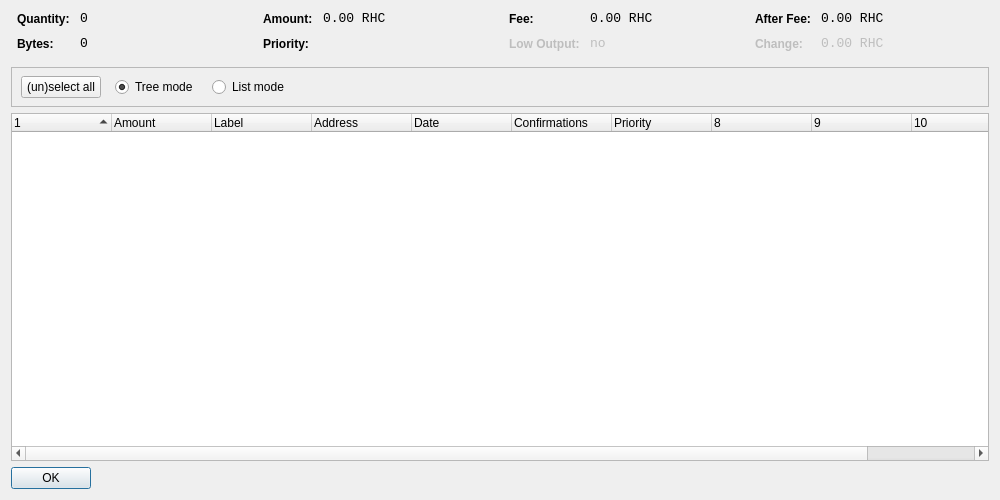
<?xml version="1.0" encoding="UTF-8"?>
<ui version="4.0">
 <class>CoinControlDialog</class>
 <widget class="QDialog" name="CoinControlDialog">
  <property name="geometry">
   <rect>
    <x>0</x>
    <y>0</y>
    <width>1000</width>
    <height>500</height>
   </rect>
  </property>
  <property name="windowTitle">
   <string>Coin Control</string>
  </property>
  <layout class="QVBoxLayout" name="verticalLayout">
   <item>
    <layout class="QHBoxLayout" name="horizontalLayoutTop" stretch="0,0,0,0">
     <property name="topMargin">
      <number>0</number>
     </property>
     <property name="bottomMargin">
      <number>10</number>
     </property>
     <item>
      <layout class="QFormLayout" name="formLayoutCoinControl1">
       <property name="horizontalSpacing">
        <number>10</number>
       </property>
       <property name="verticalSpacing">
        <number>10</number>
       </property>
       <property name="leftMargin">
        <number>6</number>
       </property>
       <property name="rightMargin">
        <number>6</number>
       </property>
       <item row="0" column="0">
        <widget class="QLabel" name="labelCoinControlQuantityText">
         <property name="styleSheet">
          <string notr="true">font-weight:bold;</string>
         </property>
         <property name="text">
          <string>Quantity:</string>
         </property>
        </widget>
       </item>
       <item row="0" column="1">
        <widget class="QLabel" name="labelCoinControlQuantity">
         <property name="font">
          <font>
           <family>Monospace</family>
           <pointsize>10</pointsize>
          </font>
         </property>
         <property name="cursor">
          <cursorShape>IBeamCursor</cursorShape>
         </property>
         <property name="contextMenuPolicy">
          <enum>Qt::ActionsContextMenu</enum>
         </property>
         <property name="text">
          <string notr="true">0</string>
         </property>
         <property name="textInteractionFlags">
          <set>Qt::LinksAccessibleByMouse|Qt::TextSelectableByKeyboard|Qt::TextSelectableByMouse</set>
         </property>
        </widget>
       </item>
       <item row="1" column="0">
        <widget class="QLabel" name="labelCoinControlBytesText">
         <property name="styleSheet">
          <string notr="true">font-weight:bold;</string>
         </property>
         <property name="text">
          <string>Bytes:</string>
         </property>
        </widget>
       </item>
       <item row="1" column="1">
        <widget class="QLabel" name="labelCoinControlBytes">
         <property name="font">
          <font>
           <family>Monospace</family>
           <pointsize>10</pointsize>
          </font>
         </property>
         <property name="cursor">
          <cursorShape>IBeamCursor</cursorShape>
         </property>
         <property name="contextMenuPolicy">
          <enum>Qt::ActionsContextMenu</enum>
         </property>
         <property name="text">
          <string notr="true">0</string>
         </property>
         <property name="textInteractionFlags">
          <set>Qt::LinksAccessibleByMouse|Qt::TextSelectableByKeyboard|Qt::TextSelectableByMouse</set>
         </property>
        </widget>
       </item>
      </layout>
     </item>
     <item>
      <layout class="QFormLayout" name="formLayoutCoinControl2">
       <property name="horizontalSpacing">
        <number>10</number>
       </property>
       <property name="verticalSpacing">
        <number>10</number>
       </property>
       <property name="leftMargin">
        <number>6</number>
       </property>
       <property name="rightMargin">
        <number>6</number>
       </property>
       <item row="0" column="0">
        <widget class="QLabel" name="labelCoinControlAmountText">
         <property name="styleSheet">
          <string notr="true">font-weight:bold;</string>
         </property>
         <property name="text">
          <string>Amount:</string>
         </property>
        </widget>
       </item>
       <item row="0" column="1">
        <widget class="QLabel" name="labelCoinControlAmount">
         <property name="font">
          <font>
           <family>Monospace</family>
           <pointsize>10</pointsize>
          </font>
         </property>
         <property name="cursor">
          <cursorShape>IBeamCursor</cursorShape>
         </property>
         <property name="contextMenuPolicy">
          <enum>Qt::ActionsContextMenu</enum>
         </property>
         <property name="text">
          <string notr="true">0.00 RHC</string>
         </property>
         <property name="textInteractionFlags">
          <set>Qt::LinksAccessibleByMouse|Qt::TextSelectableByKeyboard|Qt::TextSelectableByMouse</set>
         </property>
        </widget>
       </item>
       <item row="1" column="0">
        <widget class="QLabel" name="labelCoinControlPriorityText">
         <property name="styleSheet">
          <string notr="true">font-weight:bold;</string>
         </property>
         <property name="text">
          <string>Priority:</string>
         </property>
        </widget>
       </item>
       <item row="1" column="1">
        <widget class="QLabel" name="labelCoinControlPriority">
         <property name="font">
          <font>
           <family>Monospace</family>
           <pointsize>10</pointsize>
          </font>
         </property>
         <property name="cursor">
          <cursorShape>IBeamCursor</cursorShape>
         </property>
         <property name="contextMenuPolicy">
          <enum>Qt::ActionsContextMenu</enum>
         </property>
         <property name="text">
          <string/>
         </property>
         <property name="textInteractionFlags">
          <set>Qt::LinksAccessibleByMouse|Qt::TextSelectableByKeyboard|Qt::TextSelectableByMouse</set>
         </property>
        </widget>
       </item>
      </layout>
     </item>
     <item>
      <layout class="QFormLayout" name="formLayoutCoinControl3">
       <property name="horizontalSpacing">
        <number>10</number>
       </property>
       <property name="verticalSpacing">
        <number>10</number>
       </property>
       <property name="leftMargin">
        <number>6</number>
       </property>
       <property name="rightMargin">
        <number>6</number>
       </property>
       <item row="0" column="0">
        <widget class="QLabel" name="labelCoinControlFeeText">
         <property name="styleSheet">
          <string notr="true">font-weight:bold;</string>
         </property>
         <property name="text">
          <string>Fee:</string>
         </property>
        </widget>
       </item>
       <item row="0" column="1">
        <widget class="QLabel" name="labelCoinControlFee">
         <property name="font">
          <font>
           <family>Monospace</family>
           <pointsize>10</pointsize>
          </font>
         </property>
         <property name="cursor">
          <cursorShape>IBeamCursor</cursorShape>
         </property>
         <property name="contextMenuPolicy">
          <enum>Qt::ActionsContextMenu</enum>
         </property>
         <property name="text">
          <string notr="true">0.00 RHC</string>
         </property>
         <property name="textInteractionFlags">
          <set>Qt::LinksAccessibleByMouse|Qt::TextSelectableByKeyboard|Qt::TextSelectableByMouse</set>
         </property>
        </widget>
       </item>
       <item row="1" column="0">
        <widget class="QLabel" name="labelCoinControlLowOutputText">
         <property name="enabled">
          <bool>false</bool>
         </property>
         <property name="styleSheet">
          <string notr="true">font-weight:bold;</string>
         </property>
         <property name="text">
          <string>Low Output:</string>
         </property>
        </widget>
       </item>
       <item row="1" column="1">
        <widget class="QLabel" name="labelCoinControlLowOutput">
         <property name="enabled">
          <bool>false</bool>
         </property>
         <property name="font">
          <font>
           <family>Monospace</family>
           <pointsize>10</pointsize>
          </font>
         </property>
         <property name="cursor">
          <cursorShape>IBeamCursor</cursorShape>
         </property>
         <property name="contextMenuPolicy">
          <enum>Qt::ActionsContextMenu</enum>
         </property>
         <property name="text">
          <string notr="true">no</string>
         </property>
         <property name="textInteractionFlags">
          <set>Qt::LinksAccessibleByMouse|Qt::TextSelectableByKeyboard|Qt::TextSelectableByMouse</set>
         </property>
        </widget>
       </item>
      </layout>
     </item>
     <item>
      <layout class="QFormLayout" name="formLayoutCoinControl4">
       <property name="horizontalSpacing">
        <number>10</number>
       </property>
       <property name="verticalSpacing">
        <number>10</number>
       </property>
       <property name="leftMargin">
        <number>6</number>
       </property>
       <property name="rightMargin">
        <number>6</number>
       </property>
       <item row="0" column="0">
        <widget class="QLabel" name="labelCoinControlAfterFeeText">
         <property name="styleSheet">
          <string notr="true">font-weight:bold;</string>
         </property>
         <property name="text">
          <string>After Fee:</string>
         </property>
        </widget>
       </item>
       <item row="0" column="1">
        <widget class="QLabel" name="labelCoinControlAfterFee">
         <property name="font">
          <font>
           <family>Monospace</family>
           <pointsize>10</pointsize>
          </font>
         </property>
         <property name="cursor">
          <cursorShape>IBeamCursor</cursorShape>
         </property>
         <property name="contextMenuPolicy">
          <enum>Qt::ActionsContextMenu</enum>
         </property>
         <property name="text">
          <string notr="true">0.00 RHC</string>
         </property>
         <property name="textInteractionFlags">
          <set>Qt::LinksAccessibleByMouse|Qt::TextSelectableByKeyboard|Qt::TextSelectableByMouse</set>
         </property>
        </widget>
       </item>
       <item row="1" column="0">
        <widget class="QLabel" name="labelCoinControlChangeText">
         <property name="enabled">
          <bool>false</bool>
         </property>
         <property name="styleSheet">
          <string notr="true">font-weight:bold;</string>
         </property>
         <property name="text">
          <string>Change:</string>
         </property>
        </widget>
       </item>
       <item row="1" column="1">
        <widget class="QLabel" name="labelCoinControlChange">
         <property name="enabled">
          <bool>false</bool>
         </property>
         <property name="font">
          <font>
           <family>Monospace</family>
           <pointsize>10</pointsize>
          </font>
         </property>
         <property name="cursor">
          <cursorShape>IBeamCursor</cursorShape>
         </property>
         <property name="contextMenuPolicy">
          <enum>Qt::ActionsContextMenu</enum>
         </property>
         <property name="text">
          <string notr="true">0.00 RHC</string>
         </property>
         <property name="textInteractionFlags">
          <set>Qt::LinksAccessibleByMouse|Qt::TextSelectableByKeyboard|Qt::TextSelectableByMouse</set>
         </property>
        </widget>
       </item>
      </layout>
     </item>
    </layout>
   </item>
   <item>
    <widget class="QFrame" name="frame">
     <property name="minimumSize">
      <size>
       <width>0</width>
       <height>40</height>
      </size>
     </property>
     <property name="frameShape">
      <enum>QFrame::StyledPanel</enum>
     </property>
     <property name="frameShadow">
      <enum>QFrame::Sunken</enum>
     </property>
     <widget class="QWidget" name="horizontalLayoutWidget">
      <property name="geometry">
       <rect>
        <x>10</x>
        <y>0</y>
        <width>781</width>
        <height>41</height>
       </rect>
      </property>
      <layout class="QHBoxLayout" name="horizontalLayoutPanel" stretch="0,0,0,0,0">
       <property name="spacing">
        <number>14</number>
       </property>
       <item>
        <widget class="QPushButton" name="pushButtonSelectAll">
         <property name="sizePolicy">
          <sizepolicy hsizetype="Maximum" vsizetype="Fixed">
           <horstretch>0</horstretch>
           <verstretch>0</verstretch>
          </sizepolicy>
         </property>
         <property name="text">
          <string>(un)select all</string>
         </property>
        </widget>
       </item>
       <item>
        <widget class="QRadioButton" name="radioTreeMode">
         <property name="sizePolicy">
          <sizepolicy hsizetype="Maximum" vsizetype="Fixed">
           <horstretch>0</horstretch>
           <verstretch>0</verstretch>
          </sizepolicy>
         </property>
         <property name="text">
          <string>Tree mode</string>
         </property>
         <property name="checked">
          <bool>true</bool>
         </property>
        </widget>
       </item>
       <item>
        <widget class="QRadioButton" name="radioListMode">
         <property name="sizePolicy">
          <sizepolicy hsizetype="Maximum" vsizetype="Fixed">
           <horstretch>0</horstretch>
           <verstretch>0</verstretch>
          </sizepolicy>
         </property>
         <property name="text">
          <string>List mode</string>
         </property>
        </widget>
       </item>
       <item>
        <spacer name="horizontalSpacer">
         <property name="orientation">
          <enum>Qt::Horizontal</enum>
         </property>
         <property name="sizeHint" stdset="0">
          <size>
           <width>40</width>
           <height>20</height>
          </size>
         </property>
        </spacer>
       </item>
      </layout>
     </widget>
    </widget>
   </item>
   <item>
    <widget class="CoinControlTreeWidget" name="treeWidget">
     <property name="contextMenuPolicy">
      <enum>Qt::CustomContextMenu</enum>
     </property>
     <property name="sortingEnabled">
      <bool>false</bool>
     </property>
     <property name="columnCount">
      <number>11</number>
     </property>
     <attribute name="headerShowSortIndicator" stdset="0">
      <bool>true</bool>
     </attribute>
     <attribute name="headerStretchLastSection">
      <bool>false</bool>
     </attribute>
     <column>
      <property name="text">
       <string/>
      </property>
     </column>
     <column>
      <property name="text">
       <string>Amount</string>
      </property>
     </column>
     <column>
      <property name="text">
       <string>Label</string>
      </property>
     </column>
     <column>
      <property name="text">
       <string>Address</string>
      </property>
     </column>
     <column>
      <property name="text">
       <string>Date</string>
      </property>
     </column>
     <column>
      <property name="text">
       <string>Confirmations</string>
      </property>
      <property name="toolTip">
       <string>Confirmed</string>
      </property>
     </column>
     <column>
      <property name="text">
       <string>Priority</string>
      </property>
     </column>
     <column>
      <property name="text">
       <string/>
      </property>
     </column>
     <column>
      <property name="text">
       <string/>
      </property>
     </column>
     <column>
      <property name="text">
       <string/>
      </property>
     </column>
     <column>
      <property name="text">
       <string/>
      </property>
     </column>
    </widget>
   </item>
   <item>
    <widget class="QDialogButtonBox" name="buttonBox">
     <property name="sizePolicy">
      <sizepolicy hsizetype="Maximum" vsizetype="Fixed">
       <horstretch>0</horstretch>
       <verstretch>0</verstretch>
      </sizepolicy>
     </property>
     <property name="orientation">
      <enum>Qt::Horizontal</enum>
     </property>
     <property name="standardButtons">
      <set>QDialogButtonBox::Ok</set>
     </property>
    </widget>
   </item>
  </layout>
 </widget>
 <customwidgets>
  <customwidget>
   <class>CoinControlTreeWidget</class>
   <extends>QTreeWidget</extends>
   <header>coincontroltreewidget.h</header>
  </customwidget>
 </customwidgets>
 <resources/>
 <connections/>
</ui>
